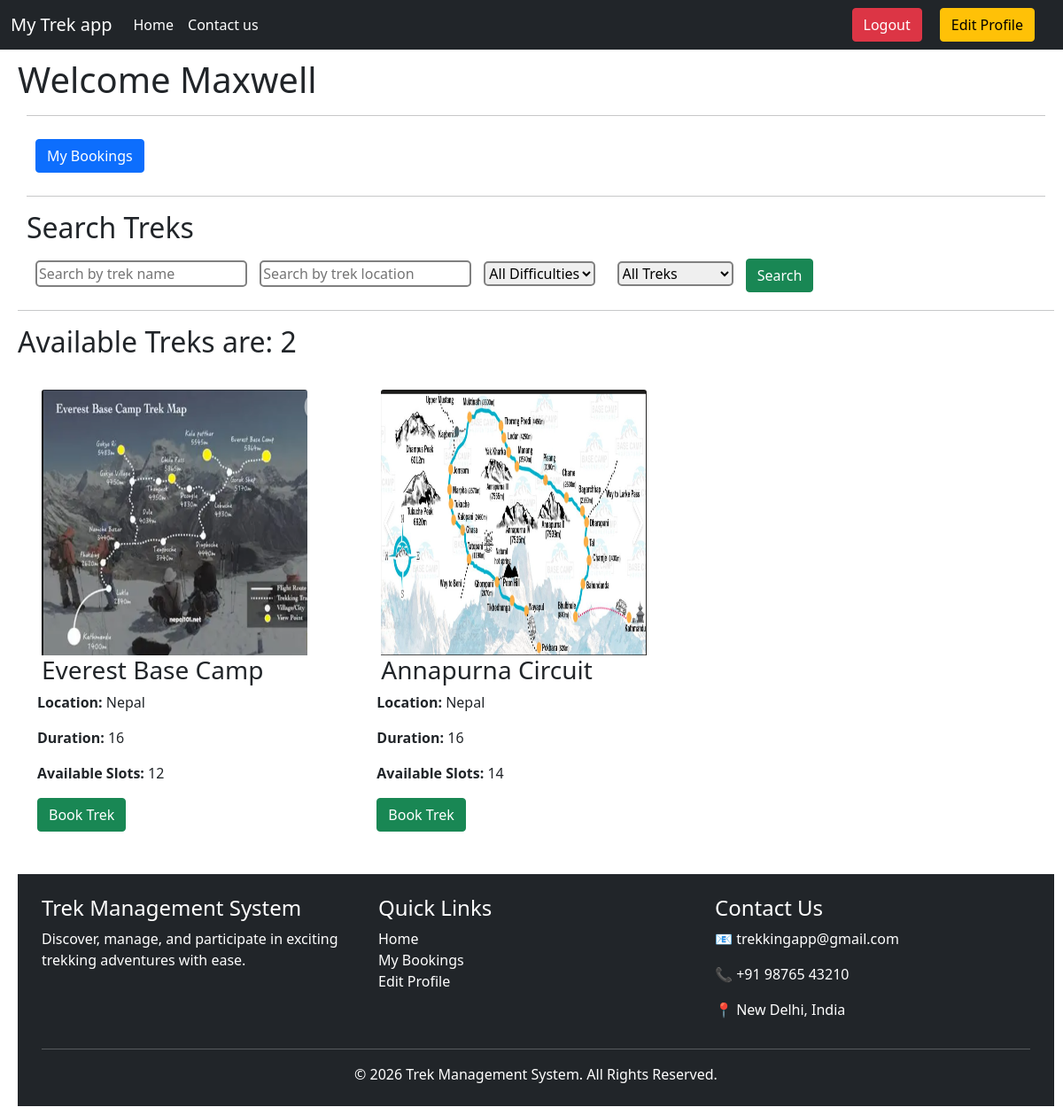
Screenshot of /user_dashboard (signed in) with the database file from the repository.
### models.py (models this page shows)
class Trek(db.Model):
    id = db.Column(db.Integer, primary_key=True)
    name = db.Column(db.String(100))
    location = db.Column(db.String(100))
    assigned_staff_id=staff_id=db.Column(db.Integer, db.ForeignKey('user.id'))
    available_slots=db.Column(db.Integer)
    difficulty = db.Column(db.String(50))
    duration = db.Column(db.Integer)
    status = db.Column(db.String(20),default='Open')
    start_date=db.Column(db.Date)
    end_date=db.Column(db.Date)
    image=db.Column(db.String(500))
    trek_details=db.Column(db.String(500))
    bookings = db.relationship(
        'Booking',
        backref='trek',
        lazy=True
    )
    assigned_staff_id = db.Column(
        db.Integer,
        db.ForeignKey('user.id'),
        nullable=True
    )

### app.py (the view)
@app.route('/user_dashboard')
def user_dashboard():
    if 'user_id' not in session:
        return redirect('/login')
    if session['role'] != 'user':
        return "Access Denied"
    treks = Trek.query.all()
    search = request.args.get('search', '')
    difficulty = request.args.get('difficulty', '')
    location = request.args.get('location','')
    availability = request.args.get('availability', '')
    query = Trek.query
    if search:
        query = query.filter(Trek.name.ilike(f'%{search}%'))
    if location:
        query = query.filter(Trek.location.ilike(f'%{location}%'))
    if difficulty:
        query = query.filter(Trek.difficulty == difficulty)
    if availability == 'available':
        query = query.filter(Trek.available_slots > 0)
    treks = query.all()
    return render_template('user_dashboard.html',treks=treks,name=session['user_name'])

### templates/user_dashboard.html (shortened to what this page needs)
<!DOCTYPE html>
<html>
<head>
    <link href="https://cdn.jsdelivr.net/npm/bootstrap@5.0.2/dist/css/bootstrap.min.css" rel="stylesheet">
</head>
<body>
<body>
    <nav class="navbar navbar-expand-lg navbar-light bg-dark" style="margin-right: auto;">
    <div class="container-fluid" style="margin-right: 20px;">
        <a class="navbar-brand" href="#" style="color: white;">My Trek app</a>
        <div class="collapse navbar-collapse" id="navbarNav" style="margin-right: 20px;">
        <ul class="navbar-nav">
            <li class="nav-item">
            <a class="nav-link active" aria-current="page" href="/" style="color: white;">Home</a>
            </li>
            <li class="nav-item">
            <a class="nav-link" href="#footer" style="color: white;">Contact us</a>
            </li>
        </ul>
    </div>
        <a href="/logout" class="btn btn-danger" style="margin-right: 20px;">Logout</a>
        <a href="/edit_profile" class="btn btn-warning">Edit Profile</a>
    </div>
  </nav>
<div style="margin: 10px; border-radius: 10px;  padding-left: 10px;">
<h1>Welcome {{ name }}</h1>
<div style="border-radius: 10px; margin: 10px;">
    <hr>
<a href="/my_bookings" class="btn btn-primary" style="margin: 10px;">My Bookings</a>
<hr>
<h2>Search Treks</h2>
<form method="GET">
    <input style="border: 2px solid grey; border-radius: 5px; margin: 10px;"
        type="text"
        name="search"
        placeholder="Search by trek name"
        value="{{ request.args.get('search','') }}"
    >
    <input style="border: 2px solid grey; border-radius: 5px;"
        type="text"
        name="location"
        placeholder="Search by trek location"
        value="{{ request.args.get('location','') }}"
    >
    <select name="difficulty" style="border: 2px solid grey; border-radius: 5px;  margin: 10px;">
        <option value="">All Difficulties</option>
    </select>
    <select name="availability" style="border: 2px solid grey; border-radius: 5px; margin: 10px;">
        <option value="">
            All Treks
        </option>
    </select>
    <button type="submit" class="btn btn-success">
        Search
    </button>
</form>
</div>
<hr>
<h2>Available Treks are: {{ treks|length }}</h2>
<div class="row row-cols-3 row-cols-md-3 g-4"style="margin: 10px;">
{% if treks %}
    {% for trek in treks %}
        <div>
            <img src="{{ url_for('static', filename=trek.image) }}" class="card-img-top" alt="This is a trek" style="height: 300px; width: 300px; margin-left: 5px;">
            <h3 style="margin-left: 5px;">{{ trek.name }}</h3>
            <p>
                <strong>Location:</strong>
                {{ trek.location }}
            </p>
            <p>
                <strong>Duration:</strong>
                {{ trek.duration }}
            </p>
            <p>
                <strong>Available Slots:</strong>
                {{ trek.available_slots }}
            </p>
            <a href="/book_trek/{{ trek.id }}" class="btn btn-success"> Book Trek </a>
        </div>
    {% endfor %}
{% else %}
    <h3>No Treks Available</h3>
{% endif %}
</div>
<footer id="footer" class="bg-dark text-white mt-5">
<div class="container py-4">
    <div class="row">
        <div class="col-md-4">
            <h4>Trek Management System</h4>
            <p>
                Discover, manage, and participate in exciting trekking
                adventures with ease.
            </p>
        </div>
        <div class="col-md-4">
            <h4>Quick Links</h4>
            <ul class="list-unstyled">
                <li>
                    <a href="/"
                       class="text-white text-decoration-none">
                       Home
                    </a>
                </li>
                <li>
                    <a href="/my_bookings"
                       class="text-white text-decoration-none">
                       My Bookings
                    </a>
                </li>
                <li>
                    <a href="/edit_profile"
                       class="text-white text-decoration-none">
                       Edit Profile
                    </a>
                </li>
            </ul>
        </div>
        <div class="col-md-4">
            <h4>Contact Us</h4>
            <p>📧 trekkingapp@gmail.com</p>
            <p>📞 +91 98765 43210</p>
            <p>📍 New Delhi, India</p>
        </div>
    </div>
    <hr class="bg-light">
    <div class="text-center">
        <p class="mb-0">
            © 2026 Trek Management System.
            All Rights Reserved.
        </p>
    </div>
</div>
</footer>
</body>
</html>

### rows the page displays
Trek: image (picture), name "Everest Base Camp", location "Nepal", duration "16", available_slots "12"
Trek: image (picture), name "Annapurna Circuit", location "Nepal", duration "16", available_slots "14"

### other values shown
{{ name }} "Maxwell"
{{ treks|length }} "2"
